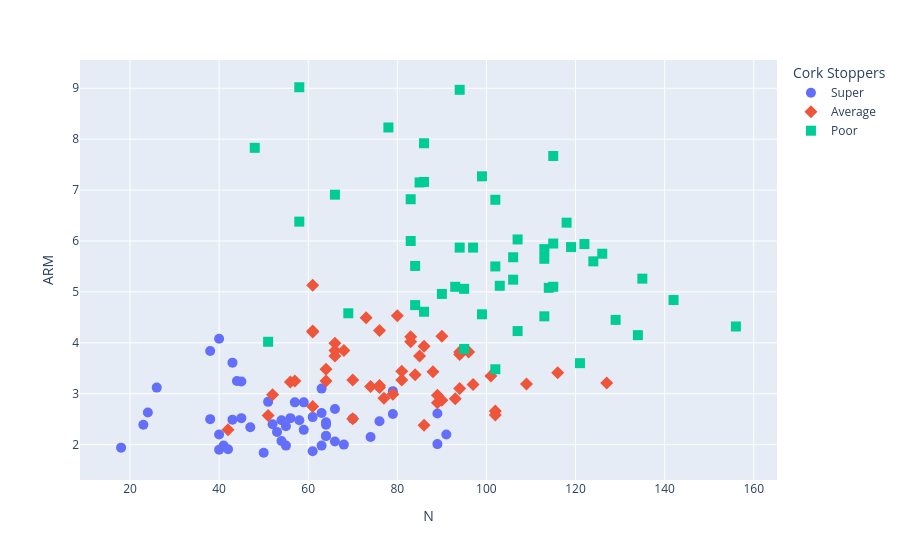

Notebook code for this chart:
### Markdown cell above
### 2-Make a scatter-plot that represents the Cork Stoppers in a space generated by  N  and ARM? Can you visualize the three categories/classes?

### Code cell
# Create a scatter plot using Plotly Express, with 'N.1' on the x-axis, 'ARM' on the y-axis, and color/symbol based on the 'C' column (Cork Stoppers)
fig = px.scatter(CorkStopp, x = 'N.1', y = 'ARM',
                color = 'C', symbol = 'C',
                labels = {'N.1':'N','ARM':'ARM','C':'Cork Stoppers'})
fig.update_traces(marker_size=10)
fig.show()

### Figure 1 — Plotly figure (JSON) as saved in the notebook; plotly's stock layout.template omitted (floating-point values rounded to 4 significant figures)
{"data": [{"hovertemplate": "Cork Stoppers=Super<br>N=%{x}<br>ARM=%{y}<extra></extra>", "legendgroup": "Super", "marker": {"color": "#636efa", "size": 10, "symbol": "circle"}, "mode": "markers", "name": "Super", "orientation": "v", "showlegend": true, "type": "scatter", "x": [41.0, 42.0, 26.0, 63.0, 45.0, 55.0, 57.0, 66.0, 64.0, 38.0, 40.0, 54.0, 55.0, 54.0, 59.0, 74.0, 63.0, 70.0, 56.0, 38.0, 45.0, 61.0, 91.0, 61.0, 66.0, 50.0, 63.0, 51.0, 24.0, 64.0, 64.0, 53.0, 43.0, 79.0, 44.0, 79.0, 58.0, 68.0, 18.0, 64.0, 59.0, 40.0, 40.0, 43.0, 89.0, 23.0, 47.0, 76.0, 52.0, 89.0], "xaxis": "x", "y": [1.98, 1.91, 3.12, 1.98, 3.24, 1.98, 2.83, 2.06, 2.44, 2.5, 4.08, 2.07, 2.36, 2.48, 2.83, 2.15, 3.1, 2.51, 2.52, 3.84, 2.52, 2.54, 2.2, 1.87, 2.7, 1.84, 2.62, 2.84, 2.63, 2.17, 2.17, 2.25, 2.49, 3.05, 3.25, 2.6, 2.48, 2.0, 1.94, 2.39, 2.29, 2.2, 1.9, 3.61, 2.61, 2.39, 2.34, 2.46, 2.4, 2.01], "yaxis": "y"}, {"hovertemplate": "Cork Stoppers=Average<br>N=%{x}<br>ARM=%{y}<extra></extra>", "legendgroup": "Average", "marker": {"color": "#EF553B", "size": 10, "symbol": "diamond"}, "mode": "markers", "name": "Average", "orientation": "v", "showlegend": true, "type": "scatter", "x": [76.0, 77.0, 81.0, 74.0, 70.0, 70.0, 76.0, 52.0, 42.0, 81.0, 56.0, 102.0, 86.0, 88.0, 109.0, 57.0, 61.0, 61.0, 61.0, 101.0, 96.0, 64.0, 94.0, 51.0, 61.0, 68.0, 84.0, 127.0, 93.0, 94.0, 90.0, 66.0, 66.0, 85.0, 102.0, 94.0, 83.0, 89.0, 79.0, 66.0, 83.0, 90.0, 97.0, 80.0, 76.0, 116.0, 86.0, 64.0, 89.0, 73.0], "xaxis": "x", "y": [3.16, 2.91, 3.27, 3.14, 2.51, 3.27, 3.12, 2.98, 2.29, 3.44, 3.23, 2.58, 2.38, 3.43, 3.19, 3.25, 5.13, 4.21, 2.75, 3.35, 3.82, 3.48, 3.77, 2.57, 4.23, 3.85, 3.37, 3.21, 2.9, 3.1, 2.87, 3.74, 3.99, 3.74, 2.66, 3.82, 4.02, 2.82, 2.99, 3.85, 4.12, 4.13, 3.18, 4.53, 4.24, 3.41, 3.93, 3.25, 2.97, 4.49], "yaxis": "y"}, {"hovertemplate": "Cork Stoppers=Poor<br>N=%{x}<br>ARM=%{y}<extra></extra>", "legendgroup": "Poor", "marker": {"color": "#00cc96", "size": 10, "symbol": "square"}, "mode": "markers", "name": "Poor", "orientation": "v", "showlegend": true, "type": "scatter", "x": [115.0, 118.0, 66.0, 102.0, 94.0, 107.0, 124.0, 58.0, 48.0, 86.0, 122.0, 58.0, 86.0, 99.0, 97.0, 115.0, 84.0, 69.0, 106.0, 78.0, 113.0, 102.0, 115.0, 107.0, 95.0, 51.0, 90.0, 114.0, 86.0, 84.0, 94.0, 142.0, 83.0, 129.0, 85.0, 113.0, 103.0, 156.0, 119.0, 102.0, 135.0, 106.0, 134.0, 113.0, 99.0, 83.0, 121.0, 95.0, 93.0, 126.0], "xaxis": "x", "y": [5.1, 6.36, 6.91, 3.48, 5.87, 4.23, 5.6, 6.38, 7.83, 4.61, 5.94, 9.02, 7.16, 4.56, 5.87, 7.67, 5.51, 4.58, 5.24, 8.23, 4.52, 6.81, 5.95, 6.03, 3.88, 4.02, 4.96, 5.08, 7.92, 4.74, 8.97, 4.84, 6.0, 4.45, 7.15, 5.65, 5.12, 4.32, 5.88, 5.5, 5.26, 5.68, 4.15, 5.84, 7.27, 6.82, 3.6, 5.06, 5.1, 5.75], "yaxis": "y"}], "layout": {"legend": {"title": {"text": "Cork Stoppers"}, "tracegroupgap": 0}, "margin": {"t": 60}, "xaxis": {"anchor": "y", "domain": [0, 1], "title": {"text": "N"}}, "yaxis": {"anchor": "x", "domain": [0, 1], "title": {"text": "ARM"}}}}
